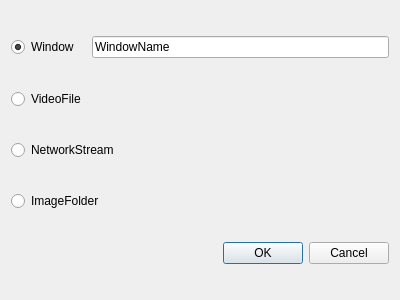
<?xml version="1.0" encoding="UTF-8"?>
<ui version="4.0">
 <class>DialogSetOutput</class>
 <widget class="QDialog" name="DialogSetOutput">
  <property name="geometry">
   <rect>
    <x>0</x>
    <y>0</y>
    <width>400</width>
    <height>300</height>
   </rect>
  </property>
  <property name="windowTitle">
   <string>Dialog</string>
  </property>
  <layout class="QGridLayout" name="gridLayout">
   <item row="0" column="0">
    <widget class="QRadioButton" name="radioButton">
     <property name="text">
      <string>Window</string>
     </property>
     <property name="checked">
      <bool>true</bool>
     </property>
    </widget>
   </item>
   <item row="0" column="1">
    <widget class="QLineEdit" name="lineEdit">
     <property name="text">
      <string>WindowName</string>
     </property>
    </widget>
   </item>
   <item row="1" column="0">
    <widget class="QRadioButton" name="radioButton_2">
     <property name="text">
      <string>VideoFile</string>
     </property>
    </widget>
   </item>
   <item row="2" column="0" colspan="2">
    <widget class="QRadioButton" name="radioButton_3">
     <property name="text">
      <string>NetworkStream</string>
     </property>
    </widget>
   </item>
   <item row="3" column="0" colspan="2">
    <widget class="QRadioButton" name="radioButton_4">
     <property name="text">
      <string>ImageFolder</string>
     </property>
    </widget>
   </item>
   <item row="4" column="0" colspan="2">
    <widget class="QDialogButtonBox" name="buttonBox">
     <property name="orientation">
      <enum>Qt::Horizontal</enum>
     </property>
     <property name="standardButtons">
      <set>QDialogButtonBox::Cancel|QDialogButtonBox::Ok</set>
     </property>
    </widget>
   </item>
  </layout>
 </widget>
 <resources/>
 <connections>
  <connection>
   <sender>buttonBox</sender>
   <signal>accepted()</signal>
   <receiver>DialogSetOutput</receiver>
   <slot>accept()</slot>
   <hints>
    <hint type="sourcelabel">
     <x>248</x>
     <y>254</y>
    </hint>
    <hint type="destinationlabel">
     <x>157</x>
     <y>274</y>
    </hint>
   </hints>
  </connection>
  <connection>
   <sender>buttonBox</sender>
   <signal>rejected()</signal>
   <receiver>DialogSetOutput</receiver>
   <slot>reject()</slot>
   <hints>
    <hint type="sourcelabel">
     <x>316</x>
     <y>260</y>
    </hint>
    <hint type="destinationlabel">
     <x>286</x>
     <y>274</y>
    </hint>
   </hints>
  </connection>
 </connections>
</ui>
